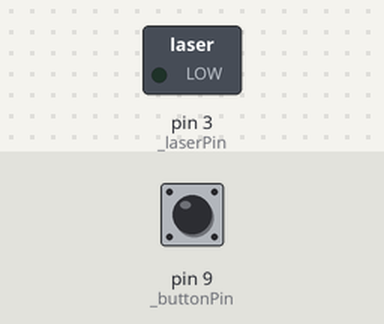
Bench run of a sketch on a simulated Arduino Uno, built with avr-gcc and run on an emulated ATmega328P. On the bench: switched loads named in the sketch (green lamp = pin HIGH). Dashed ring = blinking. Inputs (shaded band) come from the test bench; at power-on: pin 9 (_buttonPin) HIGH.

Above: at 1.2 s.
1.3 s: pin 9 (_buttonPin) pulled LOW for 1 s
At 3.3 s:
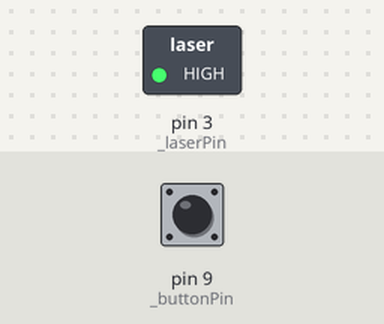
3.8 s: pin 9 (_buttonPin) pulled LOW for 0.15 s
At 4.6 s:
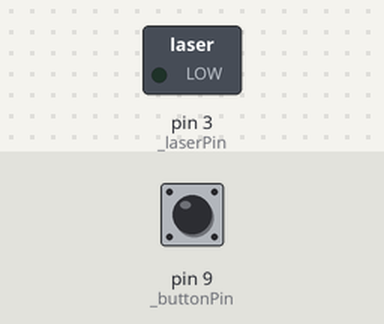
5.4 s: pin 9 (_buttonPin) pulled LOW for 3.2 s
At 5.5 s:
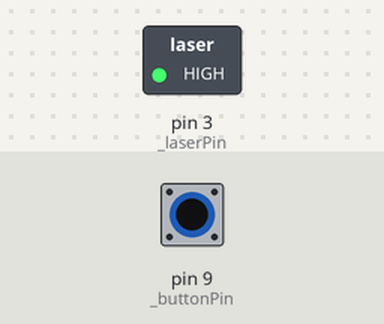
Timing chart, 0 to 9.9 s (numbered marks = the images above; inputs shaded):
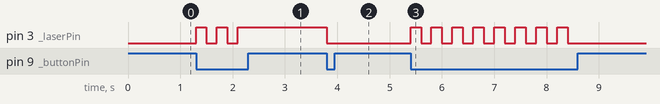

The sketch:

arduino_buttonwithlaser.ino
```cpp
const int _buttonPin = 9;
const int _laserPin = 3;

int buttonState = 0;
int laserFlag = 0;

void setup() {
  // put your setup code here, to run once:
  Serial.begin(9600);
  pinMode(_buttonPin, INPUT_PULLUP);
  pinMode(_laserPin, OUTPUT);
}

void loop() {
  buttonState = digitalRead(_buttonPin);

  if(buttonState == LOW) {
    if(laserFlag == 0) {
      digitalWrite(_laserPin, HIGH);
      laserFlag = 1;
      delay(200);
    }
    else if (laserFlag == 1) {
      digitalWrite(_laserPin, LOW);
      laserFlag = 0;
      delay(200);
    }
  }
}
```

Measured:
- after the input at 1.3 s, pin 3 (_laserPin): alternates HIGH for 0.20 s and LOW for 0.20 s, 5 changes in all, then stays HIGH, starting at once
- after the input at 3.8 s, pin 3 (_laserPin): HIGH → LOW at once
- after the input at 5.4 s, pin 3 (_laserPin): alternates HIGH for 0.20 s and LOW for 0.20 s, 16 changes in all, then stays LOW, starting at once
